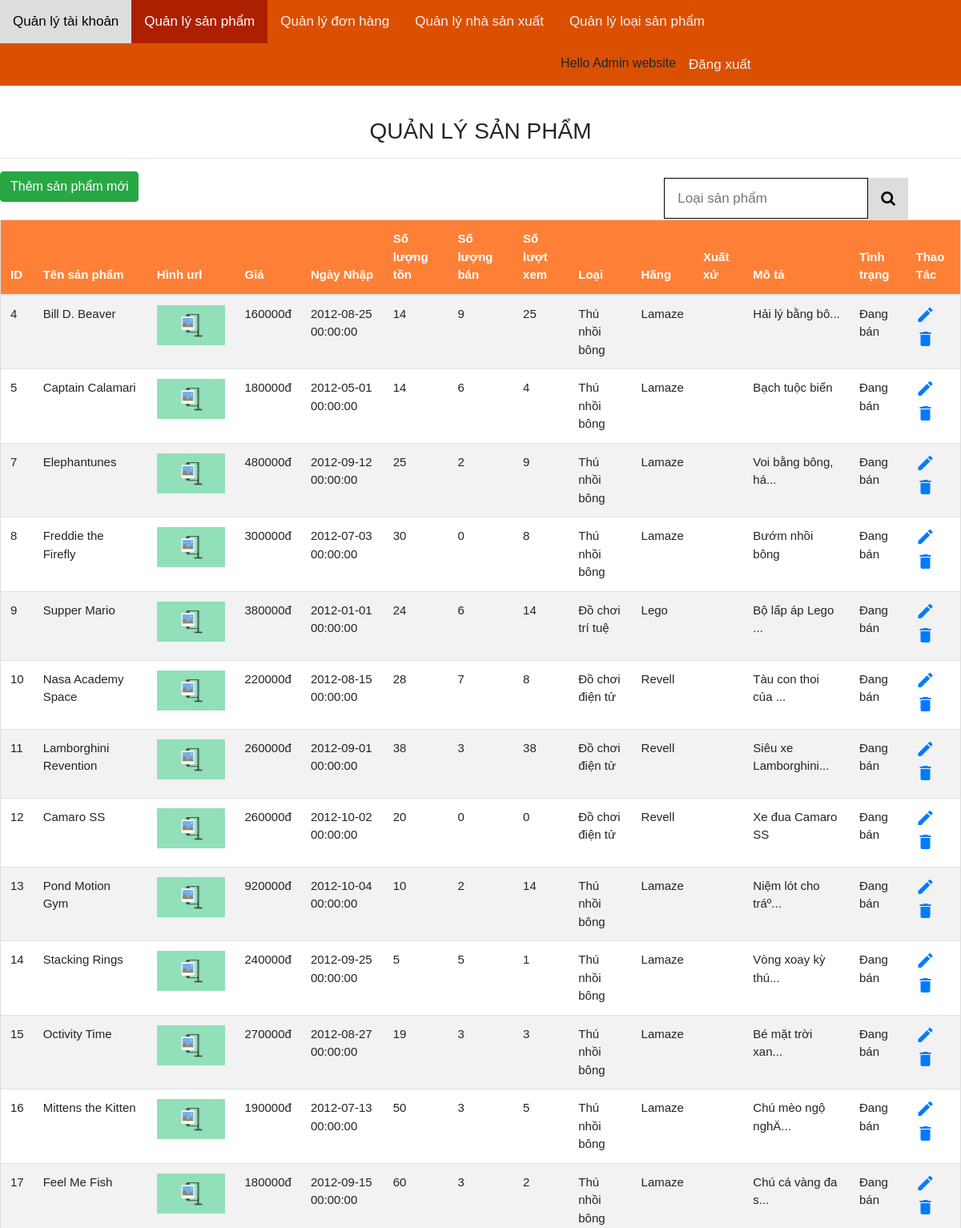
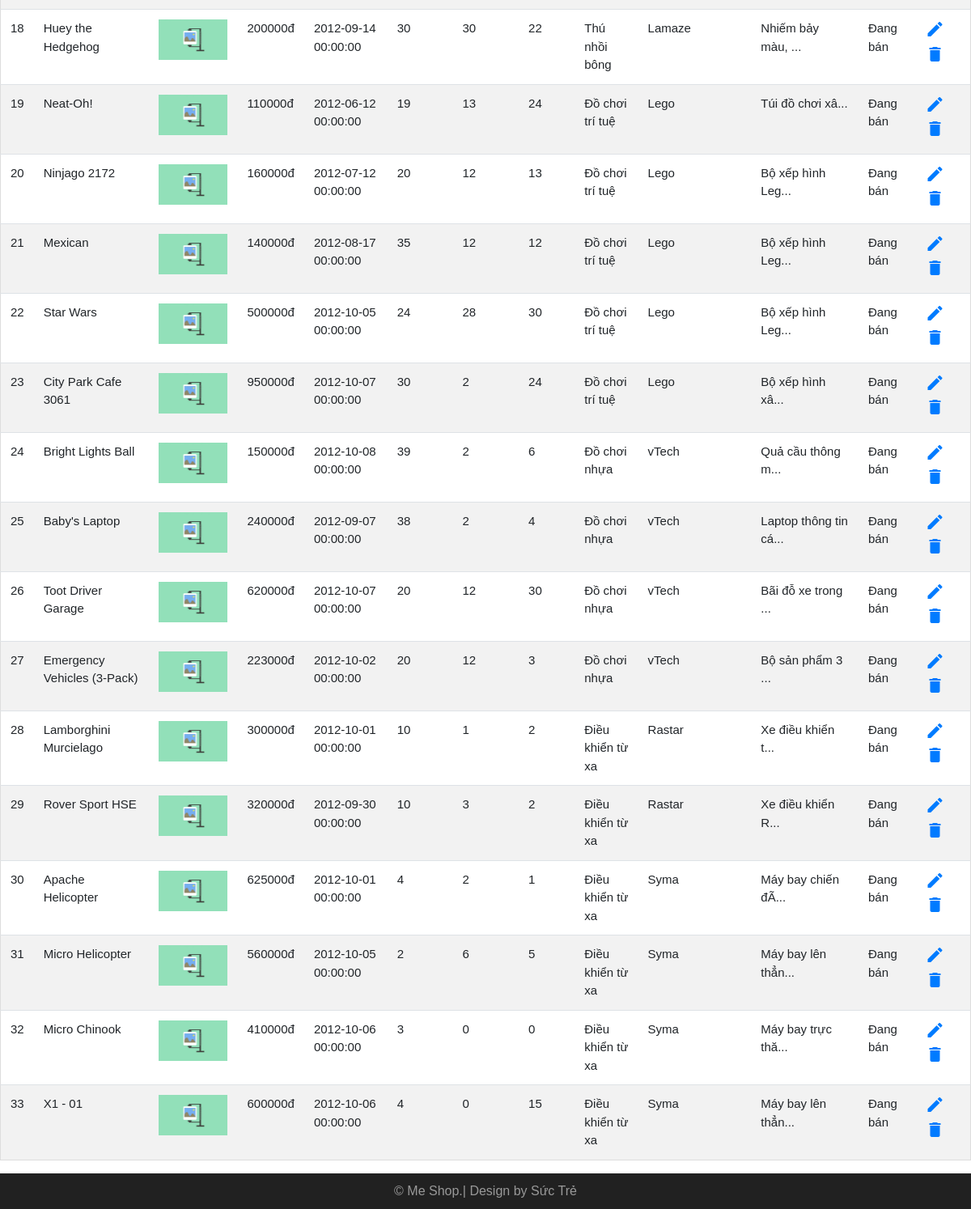
The app's page /admin/index.php?c=2 (signed in), older data (2 pictures, top to bottom).
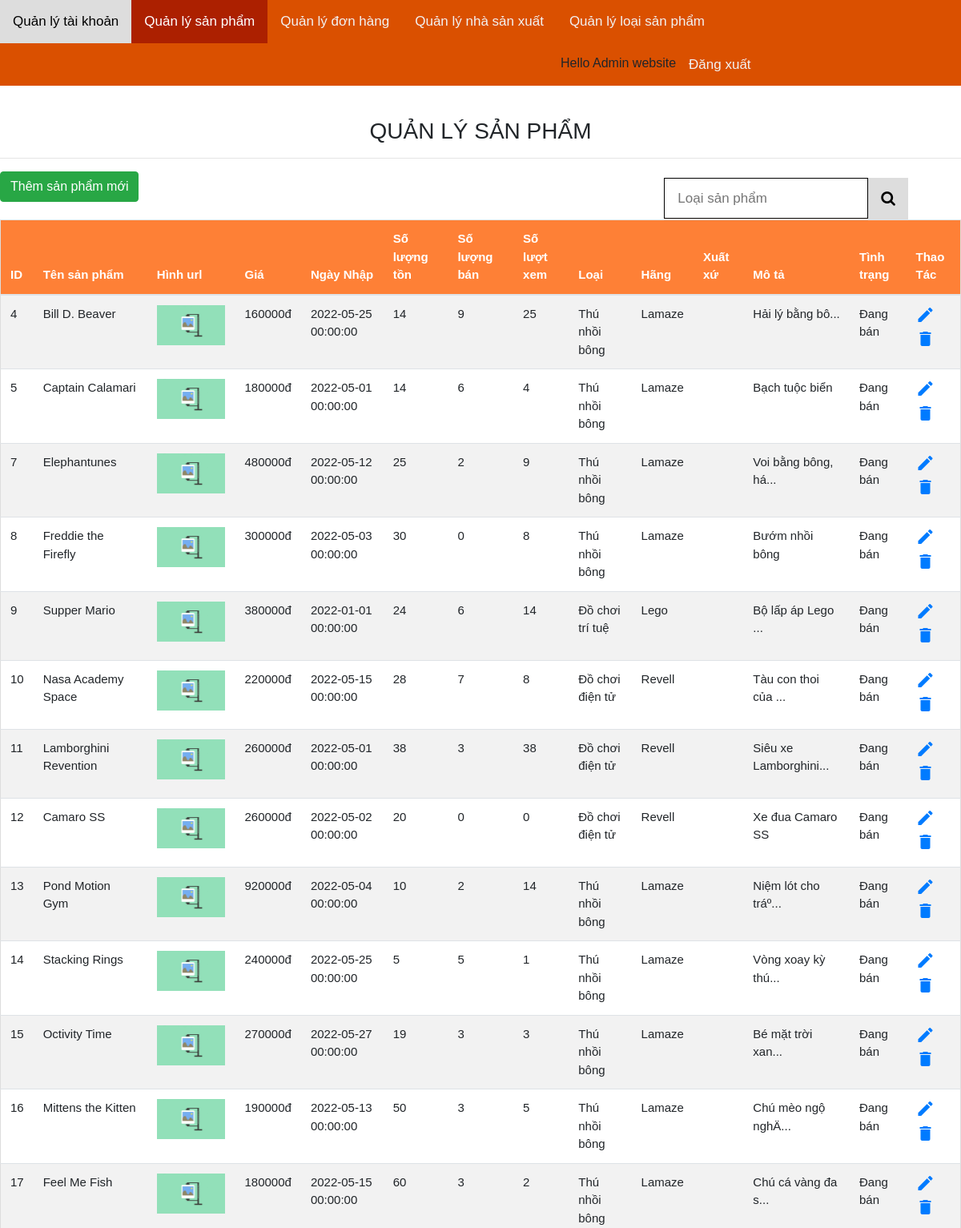
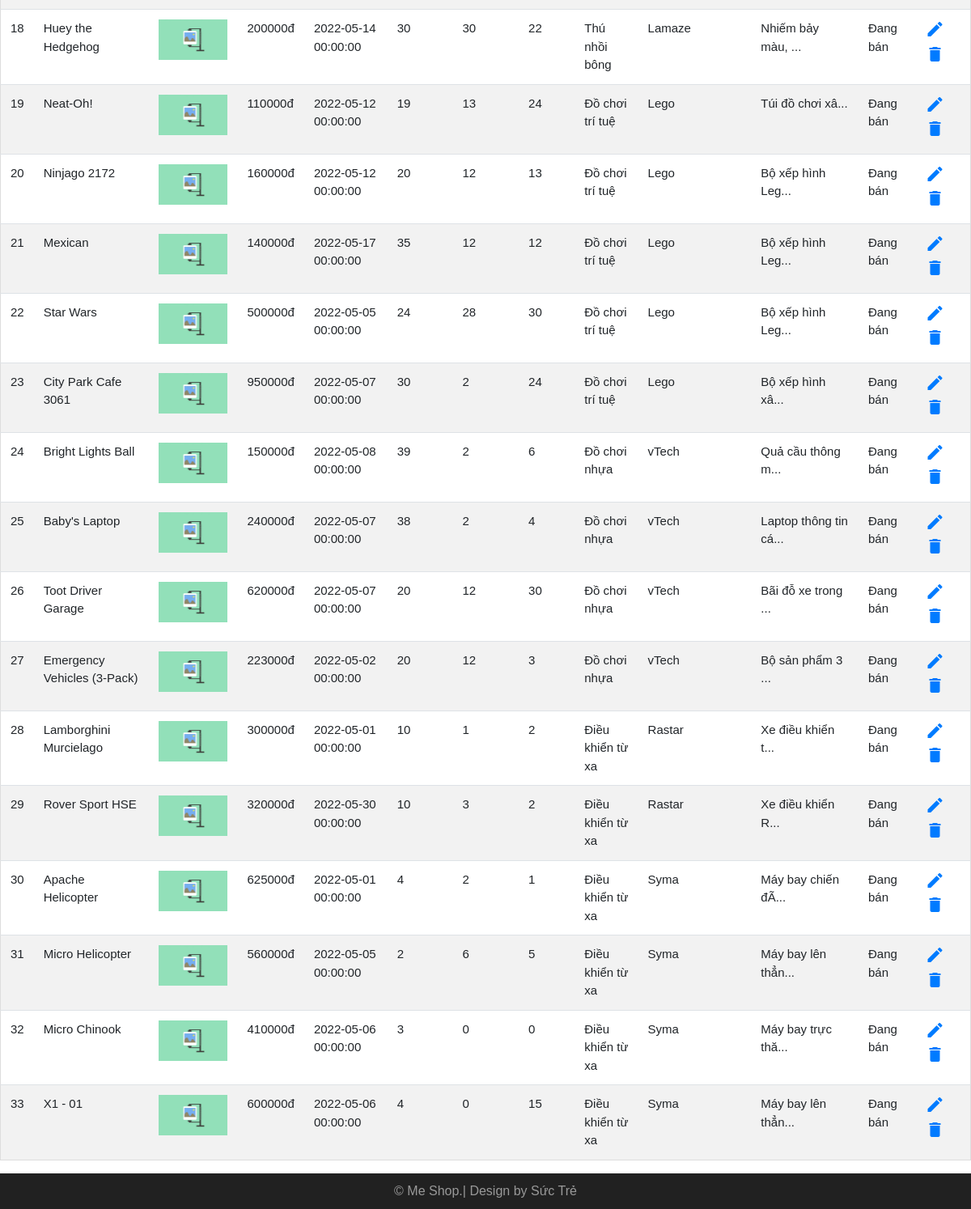
The same page, newer data (2 pictures, top to bottom).
### tables this page shows
CREATE TABLE IF NOT EXISTS `SanPham` (
  `MaSanPham` int(11) NOT NULL AUTO_INCREMENT,
  `TenSanPham` varchar(45) DEFAULT NULL,
  `HinhURL` varchar(45) DEFAULT NULL,
  `GiaSanPham` int(11) DEFAULT NULL,
  `NgayNhap` datetime DEFAULT NULL,
  `SoLuongNhap` int(11) DEFAULT NULL,
  `SoLuongTon` int(11) DEFAULT NULL,
  `SoLuongBan` int(11) DEFAULT NULL,
  `SoLuotXem` int(11) DEFAULT NULL,
  `XuatXu` varchar(45) DEFAULT NULL,
  `MoTa` text,
  `BiXoa` tinyint(1) DEFAULT '0',
  `MaLoaiSanPham` int(11) NOT NULL,
  `MaHangSanXuat` int(11) NOT NULL,
  PRIMARY KEY (`MaSanPham`),
  KEY `fk_SanPham_LoaiSanPham1_idx` (`MaLoaiSanPham`),
  KEY `fk_SanPham_HangSanXuat1_idx` (`MaHangSanXuat`)
);

CREATE TABLE IF NOT EXISTS `LoaiSanPham` (
  `MaLoaiSanPham` int(11) NOT NULL AUTO_INCREMENT,
  `TenLoaiSanPham` varchar(64) DEFAULT NULL,
  `BiXoa` tinyint(1) DEFAULT '0',
  PRIMARY KEY (`MaLoaiSanPham`)
);

CREATE TABLE IF NOT EXISTS `HangSanXuat` (
  `MaHangSanXuat` int(11) NOT NULL AUTO_INCREMENT,
  `TenHangSanXuat` varchar(64) DEFAULT NULL,
  `LogoURL` varchar(45) DEFAULT NULL,
  `BiXoa` tinyint(1) DEFAULT '0',
  PRIMARY KEY (`MaHangSanXuat`)
);

### lib/DataProvider.php (called while the page is built, shortened)
<?php
    class DataProvider
    {
        public static function ExecuteQuery($sql)
        {
            $connection = mysqli_connect('localhost', 'shop', 'Shop#2022', 'MeShop') or die("couldn't connect to localhost");
            mysqli_query($connection, "set names 'utf8'");
            $result = mysqli_query($connection, $sql);
            return $result;
        }
    }
?>

### admin/pages/qlSanPham/pDanhSach.php (the view, shortened to what this page needs)
<a href="index.php?c=2&a=2" role="button" class="btn btn-success">
    Thêm sản phẩm mới
</a>
<div class="search-container">
    <form action="index.php" method="GET">
        <input type="text" placeholder="Loại sản phẩm" name="txtSearch">
        <button type="submit"><i class="fa fa-search"></i></button>
    </form>
</div>
<table class="table table-striped table-hover" id="myTable">
    <thead>
        <tr class="bg-danger" style="color: white;">
            <th scope="col">ID</th>
            <th scope="col">Tên sản phẩm</th>
            <th scope="col">Hình url</th>
            <th scope="col">Giá</th>
            <th scope="col">Ngày Nhập</th>
            <th scope="col">Số lượng tồn</th>
            <th scope="col">Số lượng bán</th>
            <th scope="col">Số lượt xem</th>
            <th scope="col">Loại</th>
            <th scope="col">Hãng</th>
            <th scope="col">Xuất xứ</th>
            <th scope="col">Mô tả</th>
            <th scope="col">Tình trạng</th>
            <th scope="col">Thao Tác</th>
        </tr>
    </thead>
    <tbody>
        <?php
        if(isset($_GET["txtSearch"]))
        {
            $ten = $_GET["txtSearch"];
            $sql = "SELECT s.MaSanPham, s.TenSanPham, s.HinhURL, s.GiaSanPham, s.NgayNhap
            , s.SoLuongTon, s.SoLuongBan, s.SoLuotXem, s.XuatXu, s.MoTa, s.BiXoa, l.TenLoaiSanPham,
            h.TenHangSanXuat
            FROM SanPham s, LoaiSanPham l, HangSanXuat h WHERE s.MaLoaiSanPham = l.MaLoaiSanPham
            AND s.MaHangSanXuat=h.MaHangSanXuat and (s.TenSanPham LIKE '%$ten%' OR l.TenLoaiSanPham = '%$ten%'OR  h.TenHangSanXuat = '%$ten%') ORDER BY s.MaSanPham ASC";
        }
        else{
            $sql = "SELECT s.MaSanPham, s.TenSanPham, s.HinhURL, s.GiaSanPham, s.NgayNhap
            , s.SoLuongTon, s.SoLuongBan, s.SoLuotXem, s.XuatXu, s.MoTa, s.BiXoa, l.TenLoaiSanPham,
            h.TenHangSanXuat
            FROM SanPham s, LoaiSanPham l, HangSanXuat h WHERE s.MaLoaiSanPham = l.MaLoaiSanPham
            AND s.MaHangSanXuat=h.MaHangSanXuat ORDER BY s.MaSanPham ASC";
        }
        $result = DataProvider::ExecuteQuery($sql);
        while ($row = mysqli_fetch_array($result)) {
        ?>
            <tr>
                <td><?php echo $row["MaSanPham"]; ?></td>
                <td><?php echo $row["TenSanPham"]; ?></td>
                <td>
                    <img src="../image/<?php echo $row["HinhURL"]; ?>" height="50">
                </td>
                <td><?php echo $row["GiaSanPham"]; ?>đ</td>
                <td><?php echo $row["NgayNhap"]; ?></td>
                <td><?php echo $row["SoLuongTon"]; ?></td>
                <td><?php echo $row["SoLuongBan"]; ?></td>
                <td><?php echo $row["SoLuotXem"]; ?></td>
                <td><?php echo $row["TenLoaiSanPham"]; ?></td>
                <td><?php echo $row["TenHangSanXuat"]; ?></td>
                <td><?php echo $row["XuatXu"]; ?></td>
                <td>
                    <?php
                    if (strlen($row["MoTa"]) > 20)
                        $sMoTa = substr($row["MoTa"], 0, 20) . "...";
                    else
                        $sMoTa = $row["MoTa"];
                    echo $sMoTa;
                    ?>
                </td>
                <td>
                    <?php
                    if ($row["BiXoa"] == 1)
                        echo "Khóa";
                    else
                        echo "Đang bán";
                    ?>
                </td>
                <td class="action">
                    <a href="index.php?c=2&a=3&id=<?php echo $row["MaSanPham"]; ?>"><i class="material-icons update">&#xE254;</i></a>
                    <a href="pages/qlSanPham/xlXoa.php?id=<?php echo $row["MaSanPham"]; ?>"><i class="material-icons remove">&#xE872;</i></a>
                </td>
            </tr>
        <?php
        }
        ?>
    </tbody>
</table>

### admin/index.php (shortened to what this page needs)
<?php
include "../lib/DataProvider.php";
$c = 0;
if (isset($_GET["c"]))
    $c = $_GET["c"];
?>
<!DOCTYPE html>
<html>
<head>
    <link rel="stylesheet" href="https://stackpath.bootstrapcdn.com/bootstrap/4.3.1/css/bootstrap.min.css" />
    <link rel="stylesheet" type="text/css" href="css/styles.css" />
    <link rel="stylesheet" href="https://cdnjs.cloudflare.com/ajax/libs/font-awesome/4.7.0/css/font-awesome.min.css" />
    <link rel="stylesheet" href="https://maxcdn.bootstrapcdn.com/font-awesome/4.7.0/css/font-awesome.min.css">
</head>
<body>
    <?php
    include "modules/mHeader.php";
    ?>
    <div class="container">
        <?php
            switch ($c){
                case 2:
                    include "pages/qlSanPham/pIndex.php";
                break;
            }
        ?>
    </div>
    <?php
    include "../modules/mFooter.php"
    ?>
</body>
</html>

### admin/modules/mHeader.php
<div class="header">
    <div class="nav">
        <a href="index.php?c=1" class="<?php if($c==1) echo "active" ?>">Quản lý tài khoản</a>
        <a href="index.php?c=2" class="<?php if($c==2) echo "active" ?>">Quản lý sản phẩm</a>
        <a href="index.php?c=3" class="<?php if($c==3) echo "active" ?>">Quản lý đơn hàng</a>
        <a href="index.php?c=4" class="<?php if($c==4) echo "active" ?>">Quản lý nhà sản xuất</a>
        <a href="index.php?c=5" class="<?php if($c==5) echo "active" ?>">Quản lý loại sản phẩm</a>
        <?php include "modules/mLogin.php"; ?>
    </div>
</div>

### admin/modules/mLogin.php
<div class="login" style="margin-left: 700px">
    <span style="line-height: 50px;">Hello <?php echo $_SESSION["TenHienThi"]; ?></span>
    <a href="../modules/xlDangXuat.php">Đăng xuất</a>
</div>

### admin/pages/qlSanPham/pIndex.php (shortened to what this page needs)
<div id="qlSanPham" class="">
    <h3 style="text-align:center">QUẢN LÝ SẢN PHẨM</h3>
    <hr>
    <?php
    $a = 1;
    switch ($a) {
        case 1:
            include "pages/qlSanPham/pDanhSach.php";
            break;
    }
    ?>
</div>

### modules/mFooter.php
<div class="footer">
    <p>© Me Shop.| Design by Sức Trẻ</p>
</div>

### admin/css/styles.css (style rules this page uses)
* { box-sizing: border-box; }
body, html { height: 100%; margin: 0; font-family: Arial; }
.header { width: 100%; margin-bottom: 40px; }
.nav { position: relative; width: 100%; background-color: #da5000; }
.container { max-width: 100%; height: max-content; min-height: 100%; margin: auto; margin-top: 10px; padding: 0; }
table { border-collapse: collapse; border-spacing: 0; width: 100%; border: 1px solid #ddd; margin-top: 20px; margin-bottom: 20px; }
th { background-color: #fe8036; color: white; }
th, td { font-size: 15px; }
tr:nth-child(even) { background-color: white; }
.footer { float: left; width: 100%; background-color: #212121; color: #999; text-align: center; padding-top: 10px; padding-bottom: 10px; }
.footer p { margin-bottom: 0px; }
.action a { display: inline-block; cursor: pointer; }
.nav { overflow: hidden; background-color: #da5000; }
.nav a { float: left; color: #f2f2f2; text-align: center; padding: 14px 16px; text-decoration: none; font-size: 17px; }
.nav a.active { background-color: rgb(172, 32, 0); color: white; }
.login { float: right; }
.login a { float: right; }
.search-container { float: right; margin-right: 50px; }
.search-container input[type="text"] { padding: 12px 16px; margin-top: 8px; font-size: 17px; border: 1px solid black; }
.search-container button { float: right; padding: 12px 16px; margin-top: 8px; margin-right: 16px; background: #ddd; font-size: 19px; border: none; cursor: pointer; }

Row changes from the older to the newer data that the page shows:
changed sanpham "Bill D. Beaver": NgayNhap "2012-08-25 00:00:00" → "2022-05-25 00:00:00"
changed sanpham "Captain Calamari": NgayNhap "2012-05-01 00:00:00" → "2022-05-01 00:00:00"
changed sanpham "Elephantunes": NgayNhap "2012-09-12 00:00:00" → "2022-05-12 00:00:00"
changed sanpham "Freddie the Firefly": NgayNhap "2012-07-03 00:00:00" → "2022-05-03 00:00:00"
changed sanpham "Supper Mario": NgayNhap "2012-01-01 00:00:00" → "2022-01-01 00:00:00"
changed sanpham "Nasa Academy Space": NgayNhap "2012-08-15 00:00:00" → "2022-05-15 00:00:00"
changed sanpham "Lamborghini Revention": NgayNhap "2012-09-01 00:00:00" → "2022-05-01 00:00:00"
changed sanpham "Camaro SS": NgayNhap "2012-10-02 00:00:00" → "2022-05-02 00:00:00"
changed sanpham "Pond Motion Gym": NgayNhap "2012-10-04 00:00:00" → "2022-05-04 00:00:00"
changed sanpham "Stacking Rings": NgayNhap "2012-09-25 00:00:00" → "2022-05-25 00:00:00"
changed sanpham "Octivity Time": NgayNhap "2012-08-27 00:00:00" → "2022-05-27 00:00:00"
changed sanpham "Mittens the Kitten": NgayNhap "2012-07-13 00:00:00" → "2022-05-13 00:00:00"
changed sanpham "Feel Me Fish": NgayNhap "2012-09-15 00:00:00" → "2022-05-15 00:00:00"
changed sanpham "Huey the Hedgehog": NgayNhap "2012-09-14 00:00:00" → "2022-05-14 00:00:00"
changed sanpham "Neat-Oh!": NgayNhap "2012-06-12 00:00:00" → "2022-05-12 00:00:00"
changed sanpham "Ninjago 2172": NgayNhap "2012-07-12 00:00:00" → "2022-05-12 00:00:00"
changed sanpham "Mexican": NgayNhap "2012-08-17 00:00:00" → "2022-05-17 00:00:00"
changed sanpham "Star Wars": NgayNhap "2012-10-05 00:00:00" → "2022-05-05 00:00:00"
changed sanpham "City Park Cafe 3061": NgayNhap "2012-10-07 00:00:00" → "2022-05-07 00:00:00"
changed sanpham "Bright Lights Ball": NgayNhap "2012-10-08 00:00:00" → "2022-05-08 00:00:00"
changed sanpham "Baby's Laptop": NgayNhap "2012-09-07 00:00:00" → "2022-05-07 00:00:00"
changed sanpham "Toot Driver Garage": NgayNhap "2012-10-07 00:00:00" → "2022-05-07 00:00:00"
changed sanpham "Emergency Vehicles (3-Pack)": NgayNhap "2012-10-02 00:00:00" → "2022-05-02 00:00:00"
changed sanpham "Lamborghini Murcielago": NgayNhap "2012-10-01 00:00:00" → "2022-05-01 00:00:00"
changed sanpham "Rover Sport HSE": NgayNhap "2012-09-30 00:00:00" → "2022-05-30 00:00:00"
changed sanpham "Apache Helicopter": NgayNhap "2012-10-01 00:00:00" → "2022-05-01 00:00:00"
changed sanpham "Micro Helicopter": NgayNhap "2012-10-05 00:00:00" → "2022-05-05 00:00:00"
changed sanpham "Micro Chinook": NgayNhap "2012-10-06 00:00:00" → "2022-05-06 00:00:00"
changed sanpham id 33: NgayNhap "2012-10-06 00:00:00" → "2022-05-06 00:00:00"
